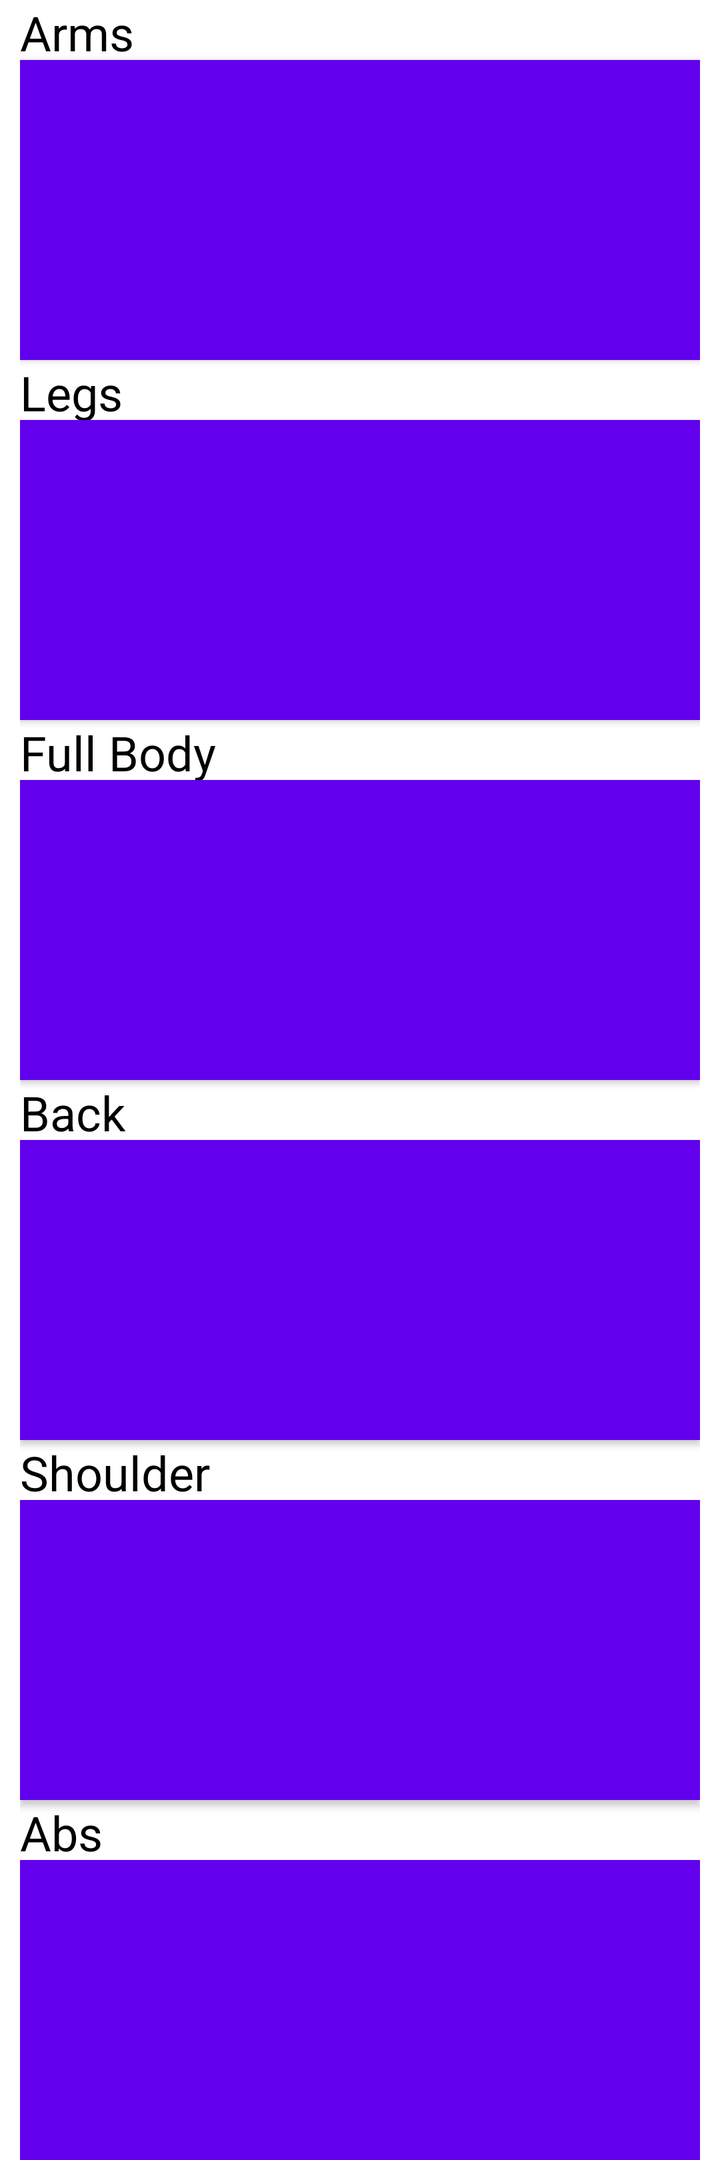
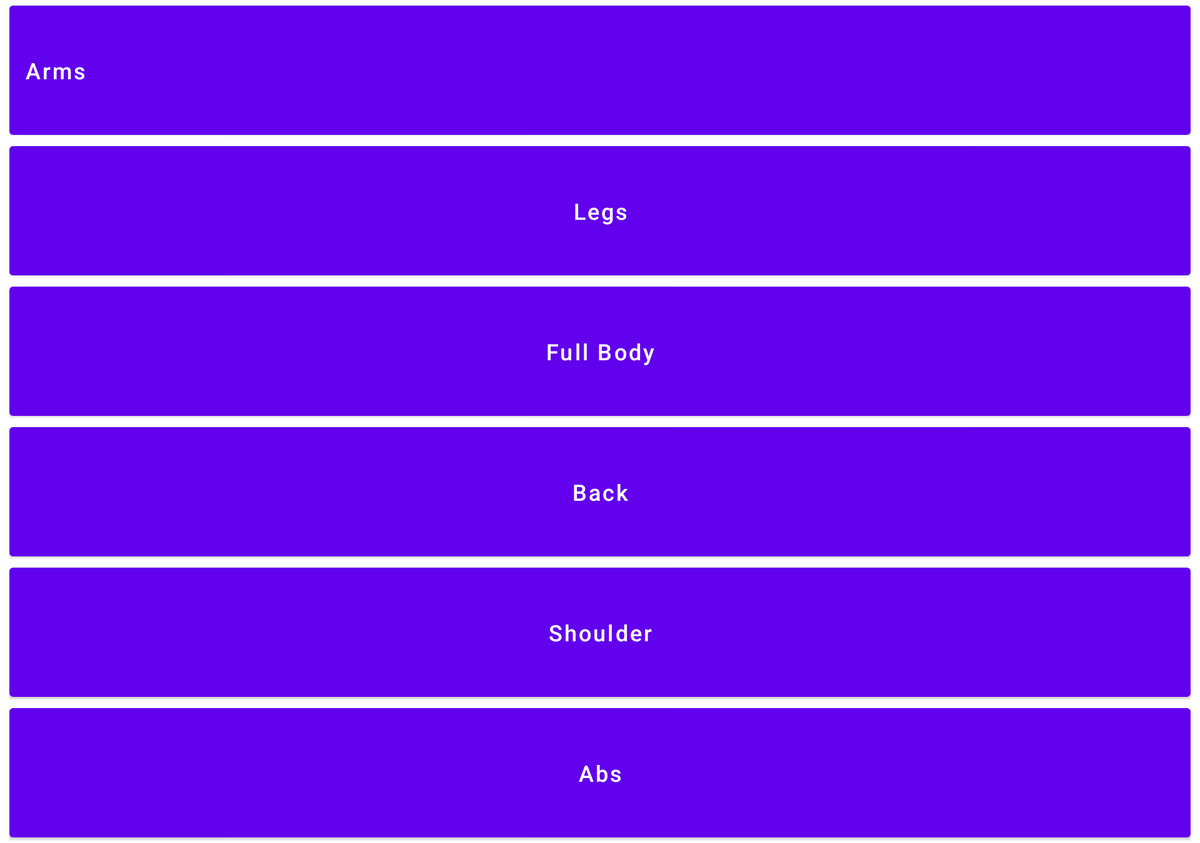

First picture: res/layout/ on a phone held upright. Second picture: the repository's own variant of that layout, on a device whose configuration matches the variant's folder. Source for both follows.
<!-- AndroidManifest.xml: application theme AppTheme -->
<!-- res/layout/content_scrolling_workouts.xml -->
<?xml version="1.0" encoding="utf-8"?>
<androidx.core.widget.NestedScrollView
    xmlns:android="http://schemas.android.com/apk/res/android"
    xmlns:app="http://schemas.android.com/apk/res-auto"
    xmlns:tools="http://schemas.android.com/tools"
    android:layout_width="match_parent"
    android:layout_height="match_parent"
    app:layout_behavior="@string/appbar_scrolling_view_behavior"
    tools:context=".workouts"
    tools:showIn="@layout/activity_workouts">

        <LinearLayout
            android:layout_width="match_parent"
            android:layout_height="wrap_content"
            android:gravity="center"
            android:orientation="vertical"
            android:paddingStart="10dp"
            android:paddingEnd="10dp"
            android:layout_weight="1">

            <TextView
                android:layout_width="match_parent"
                android:layout_height="30dp"
                android:textSize="24sp"
                android:textAllCaps="false"
                android:text="@string/workouts_arms"
                android:textColor="@color/colorText"/>

            <Button
                android:id="@+id/workoutArmsButton"
                android:layout_width="match_parent"
                android:layout_height="150dp"
                android:contentDescription="@string/workouts_arms"
                android:selectAllOnFocus="false"
                android:background="@drawable/armbanner" />

            <TextView
                android:layout_width="match_parent"
                android:layout_height="30dp"
                android:textSize="24sp"
                android:textAllCaps="false"
                android:text="@string/workouts_legs"
                android:textColor="@color/colorText"/>

            <Button
                android:id="@+id/workoutLegsButton"
                android:layout_width="match_parent"
                android:layout_height="150dp"
                android:contentDescription="@string/workouts_legs"
                android:selectAllOnFocus="false"
                android:background="@drawable/legsbanner"/>

            <TextView
                android:layout_width="match_parent"
                android:layout_height="30dp"
                android:textSize="24sp"
                android:textAllCaps="false"
                android:text="@string/workouts_body"
                android:textColor="@color/colorText"/>

            <Button
                android:id="@+id/workoutBodyButton"
                android:layout_width="match_parent"
                android:layout_height="150dp"
                android:contentDescription="@string/workouts_body"
                android:selectAllOnFocus="false"
                android:background="@drawable/bodybanner" />

            <TextView
                android:layout_width="match_parent"
                android:layout_height="30dp"
                android:textSize="24sp"
                android:textAllCaps="false"
                android:text="@string/workouts_back"
                android:textColor="@color/colorText"/>

            <Button
                android:id="@+id/workoutBackButton"
                android:layout_width="match_parent"
                android:layout_height="150dp"
                android:contentDescription="@string/workouts_back"
                android:selectAllOnFocus="false"
                android:background="@drawable/backbanner" />

            <TextView
                android:layout_width="match_parent"
                android:layout_height="30dp"
                android:textSize="24sp"
                android:textAllCaps="false"
                android:text="@string/workouts_shoulder"
                android:textColor="@color/colorText"/>

            <Button
                android:id="@+id/workoutShoulderButton"
                android:layout_width="match_parent"
                android:layout_height="150dp"
                android:contentDescription="@string/workouts_shoulder"
                android:background="@drawable/shouldersbanner" />

            <TextView
                android:layout_width="match_parent"
                android:layout_height="30dp"
                android:textSize="24sp"
                android:textAllCaps="false"
                android:text="@string/workouts_abs"
                android:textColor="@color/colorText"/>

            <Button
                android:id="@+id/workoutAbsButton"
                android:layout_width="match_parent"
                android:layout_height="150dp"
                android:contentDescription="@string/workouts_abs"
                android:selectAllOnFocus="false"
                android:background="@drawable/absbanner"/>

        </LinearLayout>
</androidx.core.widget.NestedScrollView>
<!-- res/layout/activity_workouts.xml (included above) -->
<?xml version="1.0" encoding="utf-8"?>
<androidx.coordinatorlayout.widget.CoordinatorLayout xmlns:android="http://schemas.android.com/apk/res/android"
    xmlns:app="http://schemas.android.com/apk/res-auto"
    xmlns:tools="http://schemas.android.com/tools"
    android:layout_width="wrap_content"
    android:layout_height="wrap_content"
    android:fitsSystemWindows="true"
    tools:context=".workouts">

    <com.google.android.material.appbar.AppBarLayout
        android:id="@+id/app_bar"
        android:layout_width="match_parent"
        android:layout_height="@dimen/app_bar_height"
        android:fitsSystemWindows="true"
        android:theme="@style/AppTheme.AppBarOverlay">

        <com.google.android.material.appbar.CollapsingToolbarLayout
            android:id="@+id/toolbar_layout"
            style="@style/Widget.MaterialComponents.Toolbar.Primary"
            android:layout_width="match_parent"
            android:layout_height="match_parent"
            android:fitsSystemWindows="true"
            app:contentScrim="?attr/colorPrimary"
            app:layout_scrollFlags="scroll|exitUntilCollapsed"
            app:toolbarId="@+id/toolbar">

            <androidx.appcompat.widget.Toolbar
                android:id="@+id/toolbar"
                android:layout_width="match_parent"
                android:layout_height="?attr/actionBarSize"
                app:layout_collapseMode="pin"
                app:popupTheme="@style/AppTheme.PopupOverlay" />

        </com.google.android.material.appbar.CollapsingToolbarLayout>
    </com.google.android.material.appbar.AppBarLayout>

    <include layout="@layout/content_scrolling_workouts" />

</androidx.coordinatorlayout.widget.CoordinatorLayout>
<!-- resources referenced by this layout -->
<resources>
  <color name="colorText">#000000</color>
  <!-- drawable absbanner: png bitmap (drawable, 182613 bytes) -->
  <!-- drawable armbanner: jpg bitmap (drawable, 227462 bytes) -->
  <!-- drawable backbanner: png bitmap (drawable, 296042 bytes) -->
  <!-- drawable bodybanner: png bitmap (drawable, 370913 bytes) -->
  <!-- drawable legsbanner: png bitmap (drawable, 284881 bytes) -->
  <!-- drawable shouldersbanner: png bitmap (drawable, 360104 bytes) -->
  <string name="workouts_abs">Abs</string>
  <string name="workouts_arms">Arms</string>
  <string name="workouts_back">Back</string>
  <string name="workouts_body">Full Body</string>
  <string name="workouts_legs">Legs</string>
  <string name="workouts_shoulder">Shoulder</string>
  <style name="AppTheme.AppBarOverlay" parent="ThemeOverlay.AppCompat.Light" />
  <style name="AppTheme.PopupOverlay" parent="ThemeOverlay.AppCompat.Light" />
</resources>
<!-- res/layout-w1240dp/content_scrolling_workouts.xml (the repository's variant of the layout above) -->
<!-- drawn on a large tablet held sideways -->
<?xml version="1.0" encoding="utf-8"?>
<androidx.core.widget.NestedScrollView xmlns:android="http://schemas.android.com/apk/res/android"
    xmlns:app="http://schemas.android.com/apk/res-auto"
    xmlns:tools="http://schemas.android.com/tools"
    android:layout_width="match_parent"
    android:layout_height="match_parent"
    app:layout_behavior="@string/appbar_scrolling_view_behavior"
    tools:context=".workouts"
    tools:showIn="@layout/activity_workouts">

    <LinearLayout
        android:layout_width="match_parent"
        android:layout_height="match_parent"
        android:gravity="center"
        android:orientation="vertical"
        android:paddingStart="10dp"
        android:paddingEnd="10dp"
        android:layout_weight="6">
        <Button
            android:id="@+id/workoutArmsButton"
            android:layout_width="match_parent"
            android:layout_height="150dp"
            android:contentDescription="@string/workouts_arms"
            android:selectAllOnFocus="false"
            android:text="@string/workouts_arms"
            android:textAllCaps="false"
            android:textSize="24sp"
            android:gravity="center|start"/>

        <Button
            android:id="@+id/workoutLegsButton"
            android:layout_width="match_parent"
            android:layout_height="150dp"
            android:contentDescription="@string/workouts_legs"
            android:selectAllOnFocus="false"
            android:text="@string/workouts_legs"
            android:textAllCaps="false"
            android:textSize="24sp"
            app:layout_constraintBottom_toBottomOf="@+id/workoutArmsButton"/>

        <Button
            android:id="@+id/workoutBodyButton"
            android:layout_width="match_parent"
            android:layout_height="150dp"
            android:contentDescription="@string/workouts_body"
            android:selectAllOnFocus="false"
            android:text="@string/workouts_body"
            android:textAllCaps="false"
            android:textSize="24sp" />

        <Button
            android:id="@+id/workoutBackButton"
            android:layout_width="match_parent"
            android:layout_height="150dp"
            android:contentDescription="@string/workouts_back"
            android:selectAllOnFocus="false"
            android:text="@string/workouts_back"
            android:textAllCaps="false"
            android:textSize="24sp" />

        <Button
            android:id="@+id/workoutShoulderButton"
            android:layout_width="match_parent"
            android:layout_height="150dp"
            android:contentDescription="@string/workouts_shoulder"
            android:selectAllOnFocus="false"
            android:text="@string/workouts_shoulder"
            android:textAllCaps="false"
            android:textSize="24sp" />

        <Button
            android:id="@+id/workoutAbsButton"
            android:layout_width="match_parent"
            android:layout_height="150dp"
            android:contentDescription="@string/workouts_abs"
            android:selectAllOnFocus="false"
            android:text="@string/workouts_abs"
            android:textAllCaps="false"
            android:textSize="24sp" />

    </LinearLayout>
</androidx.core.widget.NestedScrollView>
<!-- res/layout/content_scrolling_workouts.xml (included above) -->
<?xml version="1.0" encoding="utf-8"?>
<androidx.core.widget.NestedScrollView
    xmlns:android="http://schemas.android.com/apk/res/android"
    xmlns:app="http://schemas.android.com/apk/res-auto"
    xmlns:tools="http://schemas.android.com/tools"
    android:layout_width="match_parent"
    android:layout_height="match_parent"
    app:layout_behavior="@string/appbar_scrolling_view_behavior"
    tools:context=".workouts"
    tools:showIn="@layout/activity_workouts">

        <LinearLayout
            android:layout_width="match_parent"
            android:layout_height="wrap_content"
            android:gravity="center"
            android:orientation="vertical"
            android:paddingStart="10dp"
            android:paddingEnd="10dp"
            android:layout_weight="1">

            <TextView
                android:layout_width="match_parent"
                android:layout_height="30dp"
                android:textSize="24sp"
                android:textAllCaps="false"
                android:text="@string/workouts_arms"
                android:textColor="@color/colorText"/>

            <Button
                android:id="@+id/workoutArmsButton"
                android:layout_width="match_parent"
                android:layout_height="150dp"
                android:contentDescription="@string/workouts_arms"
                android:selectAllOnFocus="false"
                android:background="@drawable/armbanner" />

            <TextView
                android:layout_width="match_parent"
                android:layout_height="30dp"
                android:textSize="24sp"
                android:textAllCaps="false"
                android:text="@string/workouts_legs"
                android:textColor="@color/colorText"/>

            <Button
                android:id="@+id/workoutLegsButton"
                android:layout_width="match_parent"
                android:layout_height="150dp"
                android:contentDescription="@string/workouts_legs"
                android:selectAllOnFocus="false"
                android:background="@drawable/legsbanner"/>

            <TextView
                android:layout_width="match_parent"
                android:layout_height="30dp"
                android:textSize="24sp"
                android:textAllCaps="false"
                android:text="@string/workouts_body"
                android:textColor="@color/colorText"/>

            <Button
                android:id="@+id/workoutBodyButton"
                android:layout_width="match_parent"
                android:layout_height="150dp"
                android:contentDescription="@string/workouts_body"
                android:selectAllOnFocus="false"
                android:background="@drawable/bodybanner" />

            <TextView
                android:layout_width="match_parent"
                android:layout_height="30dp"
                android:textSize="24sp"
                android:textAllCaps="false"
                android:text="@string/workouts_back"
                android:textColor="@color/colorText"/>

            <Button
                android:id="@+id/workoutBackButton"
                android:layout_width="match_parent"
                android:layout_height="150dp"
                android:contentDescription="@string/workouts_back"
                android:selectAllOnFocus="false"
                android:background="@drawable/backbanner" />

            <TextView
                android:layout_width="match_parent"
                android:layout_height="30dp"
                android:textSize="24sp"
                android:textAllCaps="false"
                android:text="@string/workouts_shoulder"
                android:textColor="@color/colorText"/>

            <Button
                android:id="@+id/workoutShoulderButton"
                android:layout_width="match_parent"
                android:layout_height="150dp"
                android:contentDescription="@string/workouts_shoulder"
                android:background="@drawable/shouldersbanner" />

            <TextView
                android:layout_width="match_parent"
                android:layout_height="30dp"
                android:textSize="24sp"
                android:textAllCaps="false"
                android:text="@string/workouts_abs"
                android:textColor="@color/colorText"/>

            <Button
                android:id="@+id/workoutAbsButton"
                android:layout_width="match_parent"
                android:layout_height="150dp"
                android:contentDescription="@string/workouts_abs"
                android:selectAllOnFocus="false"
                android:background="@drawable/absbanner"/>

        </LinearLayout>
</androidx.core.widget.NestedScrollView>
